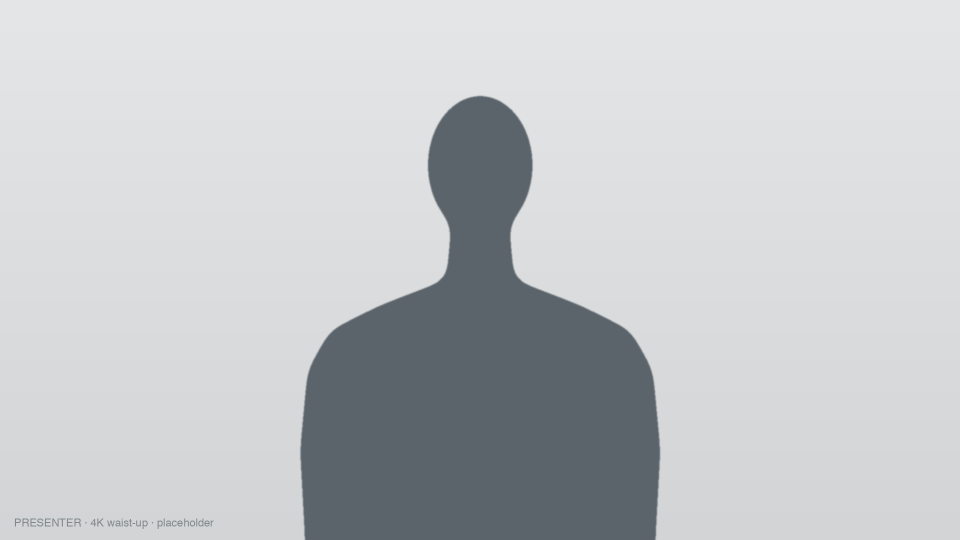
#> input picture .claude/skills/storyboard-generate/assets/silhouette/presenter-center.png, 1920 x 1080 px (shown at 1/2 size)
$ python presenter_frames.py ../assets/silhouette/presenter-center.png out
#> lines starting #> are read from the running program, lines starting #| are printed output that depends on the picture
#!/usr/bin/env python3
"""Board-preview frames for TALKING HEAD + OVERLAY rows, from one still of the presenter.

  presenter_frames.py <presenter.jpg> <out_dir> [--name andy] [--zoom 1.45] [--subject-x 0.5]
                      [--no-dim]

Writes, at 1920x1080:
  <name>-center.jpg   the frame as shot (cover-fit)            -> lower-third overlays
  <name>-left.jpg     reframed in, presenter on the LEFT third  -> overlays placed right
  <name>-right.jpg    reframed in, presenter on the RIGHT third -> overlays placed left
  <name>-sides-dim.jpg   as shot, darkened at both edges        -> "sides" overlays
  …-dim.jpg           each with a darkening gradient on the overlay side — a stand-in for the
                      grade the editor adds, so light type reads on the board. Preview only; it
                      is never delivered (the composition marks it data-sb-preview-only).

The reframes mimic cropping a 4K waist-up shot: zoom in (--zoom), then slide so the presenter
(--subject-x, as a fraction of the source width) lands on a third. Needs Pillow.
"""
import argparse, os
from PIL import Image

W, H = 1920, 1080


def cover(im, zoom=1.0, subject_x=0.5, target_x=0.5):
    """Scale im to cover WxH times zoom, then crop so subject_x lands at target_x of the frame."""
    s = max(W / im.width, H / im.height) * zoom
    big = im.resize((round(im.width * s), round(im.height * s)), Image.LANCZOS)
    left = round(subject_x * big.width - target_x * W)
    left = max(0, min(big.width - W, left))
    top = (big.height - H) // 2
    return big.crop((left, top, left + W, top + H))


def darken(im, side, strength=165):
    """Gradient to black on the overlay side ('right' | 'left' | 'bottom' | 'sides')."""
    if side == "sides":
        return darken(darken(im, "left", strength), "right", strength)
    if side in ("right", "left"):
        col = []
        for x in range(W):
            t = (x - W * 0.42) / (W * 0.58) if side == "right" else (W * 0.58 - x) / (W * 0.58)
            col.append(int(max(0.0, min(1.0, t)) ** 0.8 * strength))
        g = Image.new("L", (W, 1)); g.putdata(col)
    else:
        row = [int(max(0.0, min(1.0, (y - H * 0.6) / (H * 0.4))) ** 0.8 * (strength + 10)) for y in range(H)]
        g = Image.new("L", (1, H)); g.putdata(row)
    return Image.composite(Image.new("RGB", (W, H)), im, g.resize((W, H)))


def main():
    ap = argparse.ArgumentParser(description="Presenter preview frames for overlay rows.")
    ap.add_argument("src"); ap.add_argument("out_dir")
    ap.add_argument("--name", default="presenter")
    ap.add_argument("--zoom", type=float, default=1.45)
    ap.add_argument("--subject-x", type=float, default=0.5)
    ap.add_argument("--no-dim", action="store_true")
    a = ap.parse_args()
    os.makedirs(a.out_dir, exist_ok=True)
    im = Image.open(a.src).convert("RGB")
#> im is the input picture: PIL image 1920x1080 RGB; mean R, G, B 195.4, 198.6, 200.7
    frames = {  # file suffix: (zoom, target x of the presenter, side the overlay sits on)
        "center": (1.0, 0.5, "bottom"),
        "left": (a.zoom, 0.27, "right"),
        "right": (a.zoom, 0.73, "left"),
    }
    for suffix, (zoom, tx, side) in frames.items():
        fr = cover(im, zoom, a.subject_x, tx)
        out = os.path.join(a.out_dir, f"{a.name}-{suffix}.jpg")
        fr.save(out, quality=92)
        print(out)
        if not a.no_dim:
            out = os.path.join(a.out_dir, f"{a.name}-{suffix}-dim.jpg")
            darken(fr, side).save(out, quality=92)
            print(out)
            if suffix == "center":
                out = os.path.join(a.out_dir, f"{a.name}-sides-dim.jpg")
                darken(fr, "sides").save(out, quality=92)
                print(out)
#> this loop made 3 passes
#> pass 1, in main, `darken(fr, side).save(out, quality=92)`:
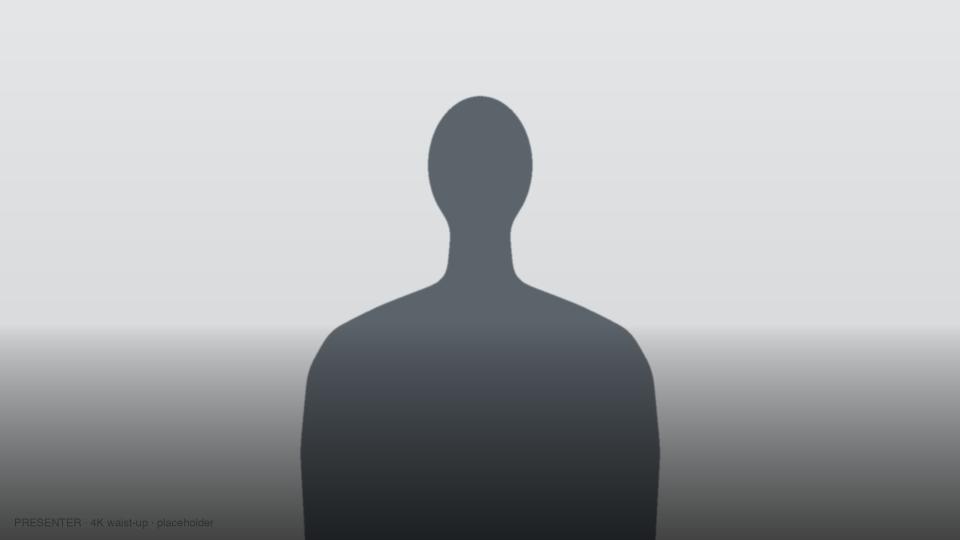
#> saved as presenter-center-dim.jpg: PIL image 1920x1080 RGB (shown at 1/2 size); mean R, G, B 170.1, 172.5, 174.2
#> pass 1, in main, `darken(fr, "sides").save(out, quality=92)`:
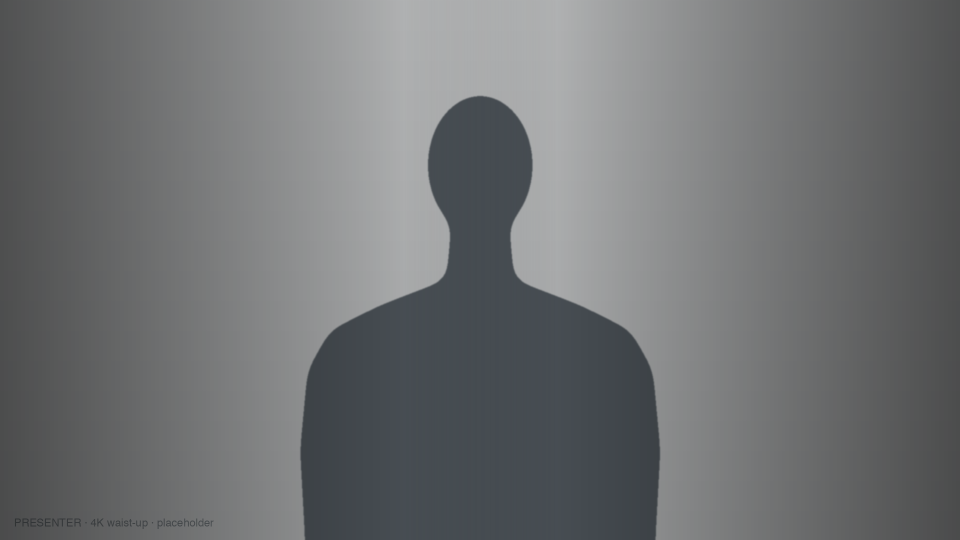
#> saved as presenter-sides-dim.jpg: PIL image 1920x1080 RGB (shown at 1/2 size); mean R, G, B 111.3, 113.3, 114.7
#> pass 2, in main, `fr = cover(im, zoom, a.subject_x, tx)`:
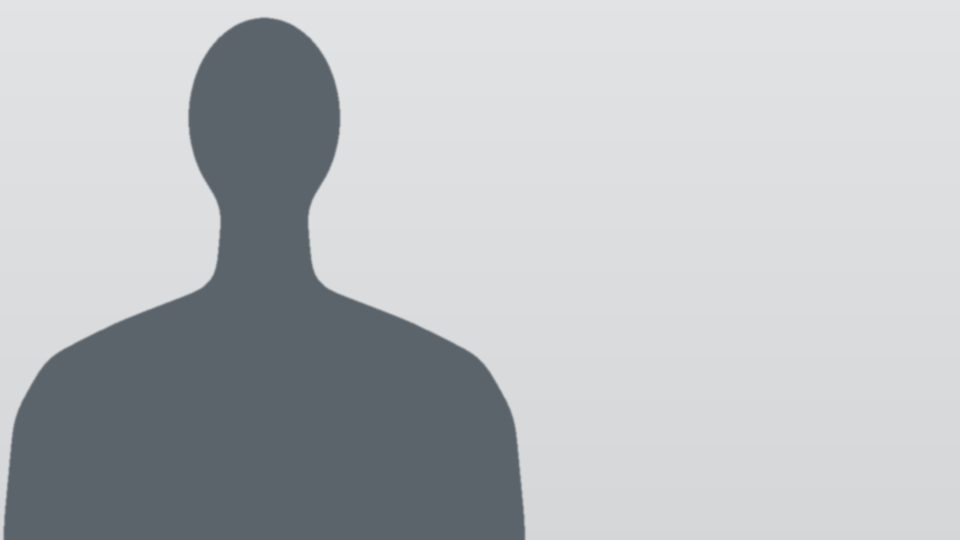
#> fr: PIL image 1920x1080 RGB (shown at 1/2 size); mean R, G, B 184.5, 188.2, 190.8
#> after the loop:
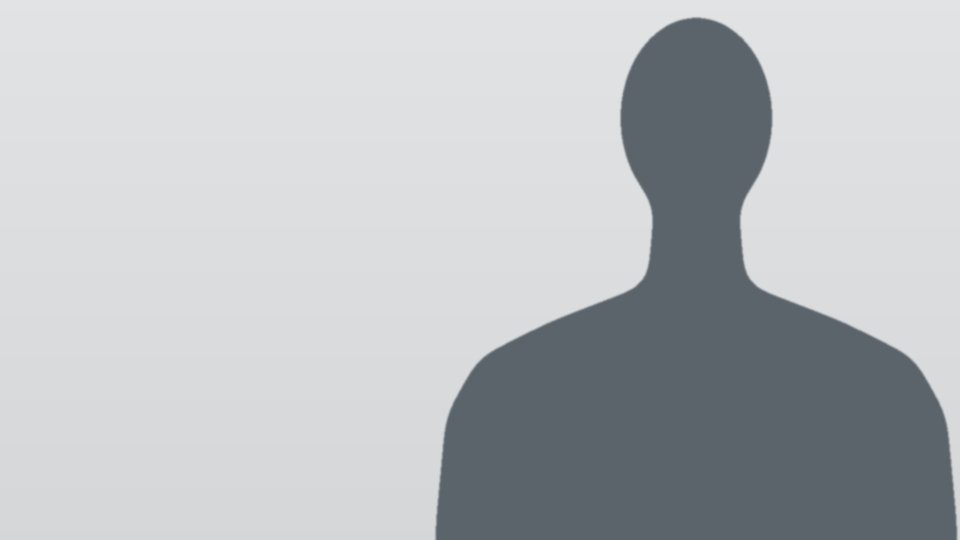
#> fr: PIL image 1920x1080 RGB (shown at 1/2 size); mean R, G, B 184.5, 188.2, 190.8


if __name__ == "__main__":
    main()

$ run again, on .claude/skills/storyboard-generate/assets/silhouette/presenter-right.png
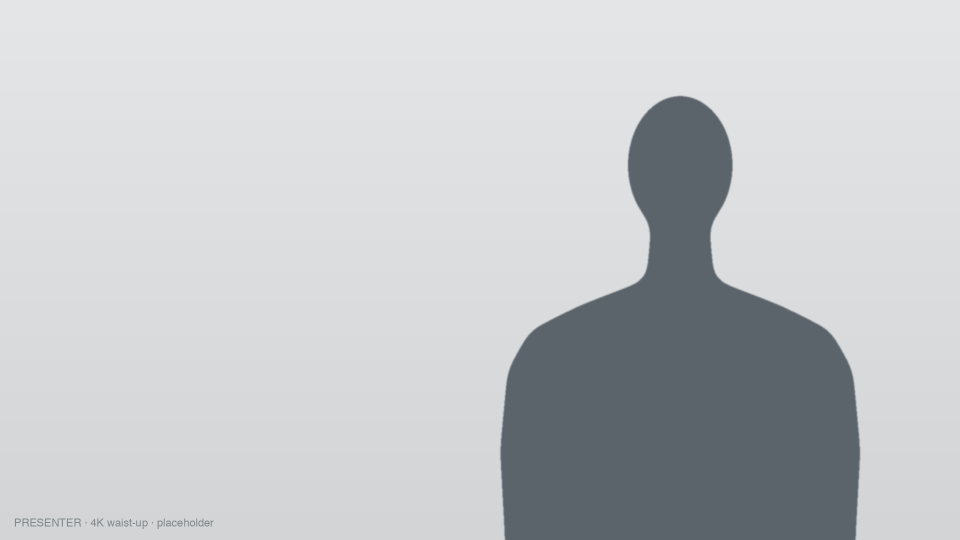
#> input picture .claude/skills/storyboard-generate/assets/silhouette/presenter-right.png, 1920 x 1080 px (shown at 1/2 size)
#> in main, im is the input picture: PIL image 1920x1080 RGB; mean R, G, B 195.4, 198.6, 200.7
#> the loop in main, `for suffix, (zoom, tx, side) in frames.items():` made 3 passes
#> pass 1, in main, `darken(fr, "sides").save(out, quality=92)`:
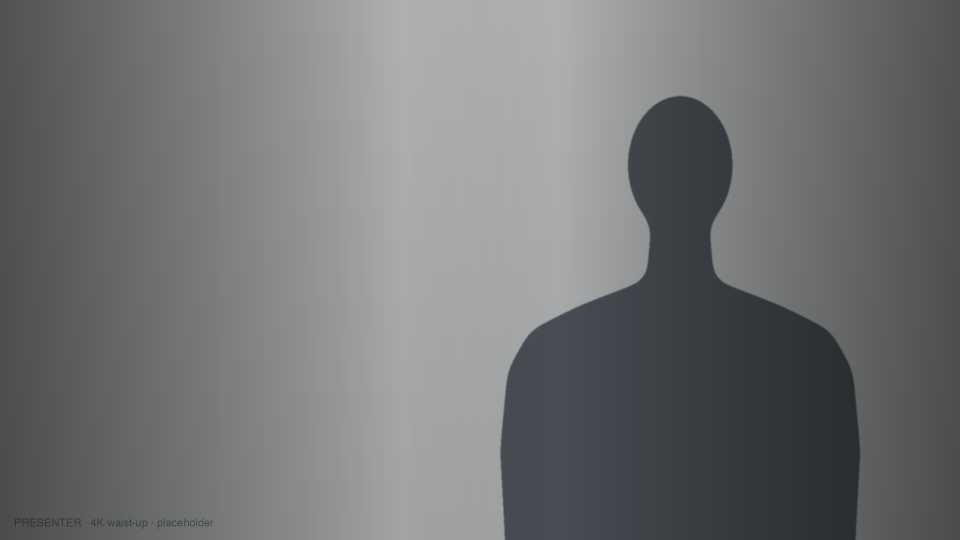
#> saved as presenter-sides-dim.jpg: PIL image 1920x1080 RGB (shown at 1/2 size); mean R, G, B 113.8, 115.7, 117
#> after the loop in main, `for suffix, (zoom, tx, side) in frames.items():`:
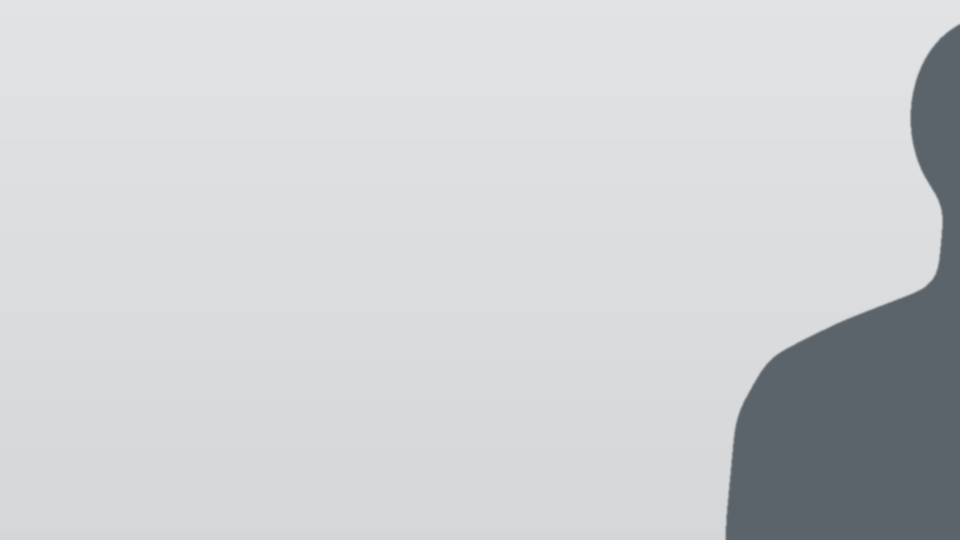
#> fr: PIL image 1920x1080 RGB (shown at 1/2 size); mean R, G, B 204.9, 207.5, 209.2
